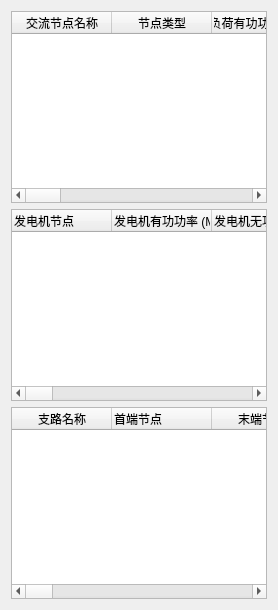
          <widget class="QWidget" name="tab_2">
           <attribute name="title">
            <string>交流系统</string>
           </attribute>
           <layout class="QGridLayout" name="gridLayout_4">
            <item row="0" column="0">
             <widget class="QTableWidget" name="tableWidget_4">
              <column>
               <property name="text">
                <string>交流节点名称</string>
               </property>
              </column>
              <column>
               <property name="text">
                <string>节点类型</string>
               </property>
              </column>
              <column>
               <property name="text">
                <string>负荷有功功率 (MW)</string>
               </property>
              </column>
              <column>
               <property name="text">
                <string>负荷无功功率 (MVar)</string>
               </property>
              </column>
              <column>
               <property name="text">
                <string>对地电导 (p.u.)</string>
               </property>
              </column>
              <column>
               <property name="text">
                <string>对地电纳 (p.u.)</string>
               </property>
              </column>
              <column>
               <property name="text">
                <string>区域名</string>
               </property>
              </column>
              <column>
               <property name="text">
                <string>电压幅值 (p.u.)</string>
               </property>
              </column>
              <column>
               <property name="text">
                <string>电压相角 (度)</string>
               </property>
              </column>
              <column>
               <property name="text">
                <string>电压基准值 (Kv)</string>
               </property>
              </column>
              <column>
               <property name="text">
                <string>分区名</string>
               </property>
              </column>
              <column>
               <property name="text">
                <string>电压幅值上限 (p.u.)</string>
               </property>
              </column>
              <column>
               <property name="text">
                <string>电压幅值下限 (p.u.)</string>
               </property>
              </column>
             </widget>
            </item>
            <item row="1" column="0">
             <widget class="QTableWidget" name="tableWidget_5">
              <column>
               <property name="text">
                <string>发电机节点</string>
               </property>
               <property name="textAlignment">
                <set>AlignJustify|AlignVCenter</set>
               </property>
              </column>
              <column>
               <property name="text">
                <string>发电机有功功率 (MW)</string>
               </property>
               <property name="textAlignment">
                <set>AlignJustify|AlignVCenter</set>
               </property>
              </column>
              <column>
               <property name="text">
                <string>发电机无功功率 (MVar)</string>
               </property>
               <property name="textAlignment">
                <set>AlignJustify|AlignVCenter</set>
               </property>
              </column>
              <column>
               <property name="text">
                <string>发电机无功上限 (MVar)</string>
               </property>
               <property name="textAlignment">
                <set>AlignJustify|AlignVCenter</set>
               </property>
              </column>
              <column>
               <property name="text">
                <string>发电机无功下限 (MVar)</string>
               </property>
               <property name="textAlignment">
                <set>AlignJustify|AlignVCenter</set>
               </property>
              </column>
              <column>
               <property name="text">
                <string>机端电压 (p.u.)</string>
               </property>
               <property name="textAlignment">
                <set>AlignJustify|AlignVCenter</set>
               </property>
              </column>
              <column>
               <property name="text">
                <string>功率基准值 (MW)</string>
               </property>
               <property name="textAlignment">
                <set>AlignJustify|AlignVCenter</set>
               </property>
              </column>
              <column>
               <property name="text">
                <string>停运状态</string>
               </property>
               <property name="textAlignment">
                <set>AlignJustify|AlignVCenter</set>
               </property>
              </column>
              <column>
               <property name="text">
                <string>发电机有功上限 (MW)</string>
               </property>
               <property name="textAlignment">
                <set>AlignJustify|AlignVCenter</set>
               </property>
              </column>
              <column>
               <property name="text">
                <string>发电机有功下限 (MWar)</string>
               </property>
               <property name="textAlignment">
                <set>AlignJustify|AlignVCenter</set>
               </property>
              </column>
              <column>
               <property name="text">
                <string>Pc1</string>
               </property>
               <property name="textAlignment">
                <set>AlignJustify|AlignVCenter</set>
               </property>
              </column>
              <column>
               <property name="text">
                <string>Pc2</string>
               </property>
               <property name="textAlignment">
                <set>AlignJustify|AlignVCenter</set>
               </property>
              </column>
              <column>
               <property name="text">
                <string>Qc1min</string>
               </property>
               <property name="textAlignment">
                <set>AlignJustify|AlignVCenter</set>
               </property>
              </column>
              <column>
               <property name="text">
                <string>Qc1max</string>
               </property>
               <property name="textAlignment">
                <set>AlignJustify|AlignVCenter</set>
               </property>
              </column>
              <column>
               <property name="text">
                <string>Qc2min</string>
               </property>
               <property name="textAlignment">
                <set>AlignJustify|AlignVCenter</set>
               </property>
              </column>
              <column>
               <property name="text">
                <string>Qc2max</string>
               </property>
               <property name="textAlignment">
                <set>AlignJustify|AlignVCenter</set>
               </property>
              </column>
              <column>
               <property name="text">
                <string>ramp_agc</string>
               </property>
               <property name="textAlignment">
                <set>AlignJustify|AlignVCenter</set>
               </property>
              </column>
              <column>
               <property name="text">
                <string>ramp_10</string>
               </property>
               <property name="textAlignment">
                <set>AlignJustify|AlignVCenter</set>
               </property>
              </column>
              <column>
               <property name="text">
                <string>ramp_30</string>
               </property>
               <property name="textAlignment">
                <set>AlignJustify|AlignVCenter</set>
               </property>
              </column>
              <column>
               <property name="text">
                <string>ramp_q</string>
               </property>
               <property name="textAlignment">
                <set>AlignJustify|AlignVCenter</set>
               </property>
              </column>
              <column>
               <property name="text">
                <string>apf</string>
               </property>
               <property name="textAlignment">
                <set>AlignJustify|AlignVCenter</set>
               </property>
              </column>
             </widget>
            </item>
            <item row="2" column="0">
             <widget class="QTableWidget" name="tableWidget_6">
              <column>
               <property name="text">
                <string>支路名称</string>
               </property>
              </column>
              <column>
               <property name="text">
                <string>首端节点</string>
               </property>
               <property name="textAlignment">
                <set>AlignJustify|AlignVCenter</set>
               </property>
              </column>
              <column>
               <property name="text">
                <string>末端节点</string>
               </property>
              </column>
              <column>
               <property name="text">
                <string>支路电阻 (p.u.)</string>
               </property>
              </column>
              <column>
               <property name="text">
                <string>支路电抗 (p.u.)</string>
               </property>
              </column>
              <column>
               <property name="text">
                <string>对地电纳 (p.u.)</string>
               </property>
              </column>
              <column>
               <property name="text">
                <string>rateA</string>
               </property>
              </column>
              <column>
               <property name="text">
                <string>rateB</string>
               </property>
              </column>
              <column>
               <property name="text">
                <string>rateC</string>
               </property>
              </column>
              <column>
               <property name="text">
                <string>变压器变比</string>
               </property>
              </column>
              <column>
               <property name="text">
                <string>角度 (度)</string>
               </property>
              </column>
              <column>
               <property name="text">
                <string>停运状态</string>
               </property>
              </column>
              <column>
               <property name="text">
                <string>角度下限 (度)</string>
               </property>
              </column>
              <column>
               <property name="text">
                <string>角度上限 (度)</string>
               </property>
              </column>
              <column>
               <property name="text">
                <string>首端有功功率 (MV)</string>
               </property>
              </column>
              <column>
               <property name="text">
                <string>首端无功功率 (MVar)</string>
               </property>
              </column>
              <column>
               <property name="text">
                <string>末端有功功率 (MW)</string>
               </property>
              </column>
              <column>
               <property name="text">
                <string>末端无功功率 (MVar)</string>
               </property>
              </column>
             </widget>
            </item>
           </layout>
          </widget>
